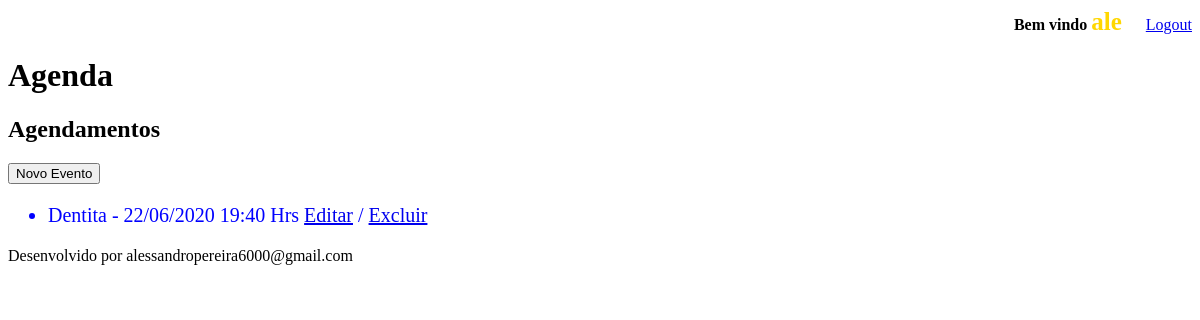
/agenda/ (signed in), run on an earlier commit of the app's database.
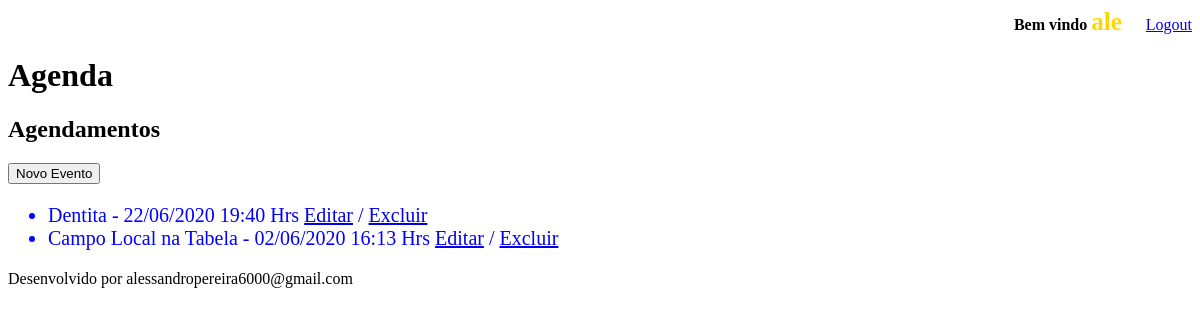
And on a later commit of the database.
### core/models.py (models this page shows, shortened)
class Evento(models.Model):
    titulo = models.CharField(max_length=100)
    local = models.CharField(max_length=100, blank=True, null=True)
    descricao = models.TextField(blank=True, null=True)
    data_evento = models.DateTimeField(verbose_name='Data do Evento')
    data_criacao = models.DateTimeField(auto_now=True, verbose_name='Data da Criação')
    usuario = models.ForeignKey(User, on_delete=models.CASCADE)
    class Meta:
        db_table = 'evento'
    def get_data_evento(self):
        return self.data_evento.strftime('%d/%m/%Y %H:%M Hrs')

### core/views.py (the view)
# urls.py: path('agenda/', views.lista_eventos),
@login_required(login_url='/login/')
def lista_eventos(request):
    usuario = request.user
    evento = Evento.objects.filter(usuario=usuario) #aqui filtra pelo usuário autenticado
    dados = {'eventos':evento}
    return render(request, 'agenda.html', dados)

### templates/agenda.html
{% extends "model-page.html" %}
{% block content %}
    <h2>Agendamentos</h2>
    <a href="evento">
        <button type="button">Novo Evento</button>
    </a>
    <ul style="font-size: 20px; color: blue">
    {% for evento in eventos %}
        <li>{{ evento.titulo }} - {{ evento.get_data_evento }}
            <a href="evento/?id={{ evento.id }}">Editar</a> /
            <a href="evento/delete/{{ evento.id }}/">Excluir</a>
        </li>
    {% endfor %}
    </ul>
{% endblock %}

What changed in the data, as far as the page shows it:
added Evento: titulo "Campo Local na Tabela", get_data_evento "02/06/2020 16:13 Hrs"
